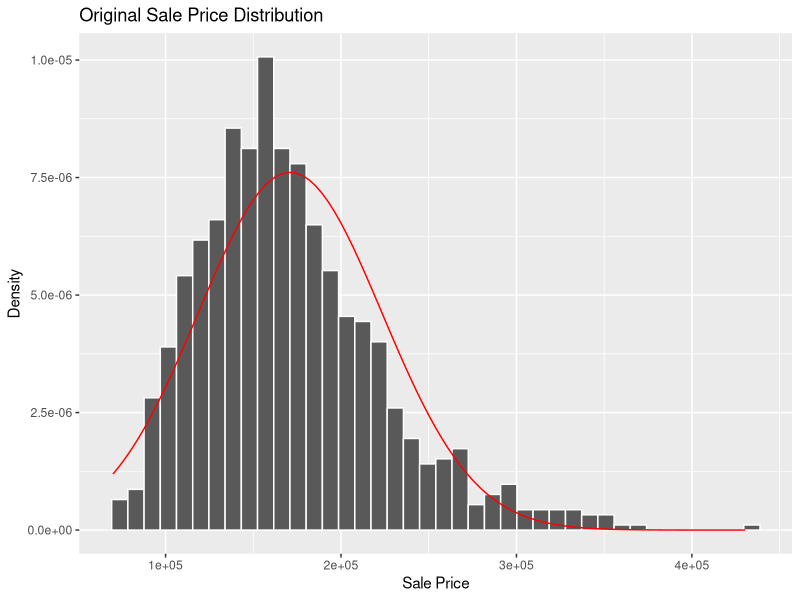
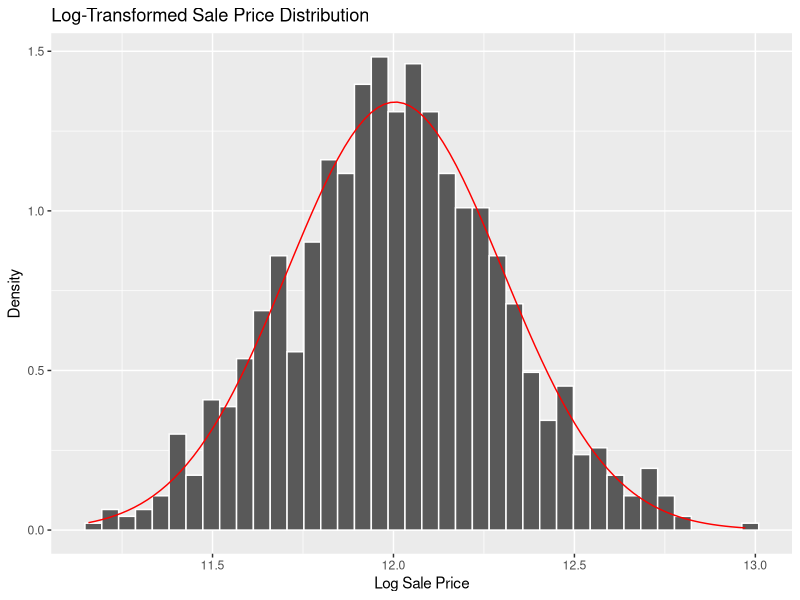
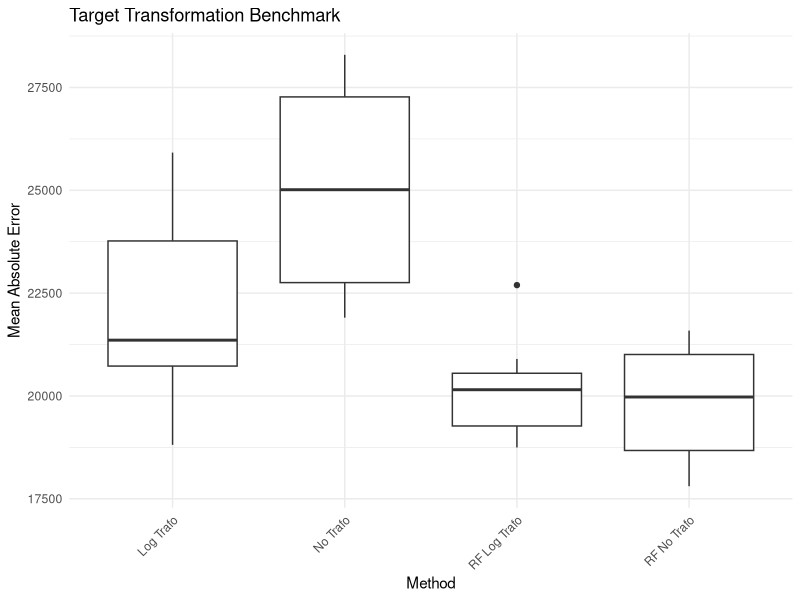

Recreate these plots in R, in order.
# Test script for target transformation plots
library(ggplot2)

# Create simple test data since the complex data loading might be failing
set.seed(123)
n <- 1000
test_data <- data.frame(
  SalePrice = exp(rnorm(n, mean = 12, sd = 0.3))  # Log-normal distribution
)

# Distribution plots - original vs log transformed
df_plot = data.frame(x = test_data$SalePrice)
gg1_dist = ggplot(df_plot, aes(x)) +
  geom_histogram(aes(y = stat(density)), color = "white", bins = 40L) +
  stat_function(fun = dnorm, col = "red",
    args = list(mean = mean(df_plot$x), sd = sd(df_plot$x))) +
  xlab("Sale Price") +
  ylab("Density") +
  ggtitle("Original Sale Price Distribution")

df_plot_log = data.frame(x = log(test_data$SalePrice))
gg2_dist = ggplot(df_plot_log, aes(x)) +
  geom_histogram(aes(y = stat(density)), color = "white", bins = 40L) +
  stat_function(fun = dnorm, col = "red", args = list(mean = mean(df_plot_log$x), sd = sd(df_plot_log$x))) +
  xlab("Log Sale Price") +
  ylab("Density") +
  ggtitle("Log-Transformed Sale Price Distribution")

# Save plots individually
ggsave("../figure/target_original_distribution.pdf", plot = gg1_dist, width = 4, height = 4)
ggsave("../figure/target_log_distribution.pdf", plot = gg2_dist, width = 4, height = 4)

# Create benchmark plot with synthetic data
set.seed(31415)
methods <- c("No Trafo", "Log Trafo", "RF No Trafo", "RF Log Trafo")
n_cv <- 10

benchmark_results <- data.frame(
  learner.id = rep(methods, each = n_cv),
  mae = c(
    rnorm(n_cv, mean = 25000, sd = 2000),
    rnorm(n_cv, mean = 22000, sd = 1800),
    rnorm(n_cv, mean = 20000, sd = 1500),
    rnorm(n_cv, mean = 19500, sd = 1400)
  )
)

benchmark_plot <- ggplot(benchmark_results, aes(x = learner.id, y = mae)) +
  geom_boxplot() +
  theme_minimal() +
  theme(axis.text.x = element_text(angle = 45, hjust = 1)) +
  xlab("Method") +
  ylab("Mean Absolute Error") +
  ggtitle("Target Transformation Benchmark")

ggsave("../figure/target_transformation_benchmark.pdf", plot = benchmark_plot, width = 8, height = 4)

print("Test target transformation script completed successfully!")
